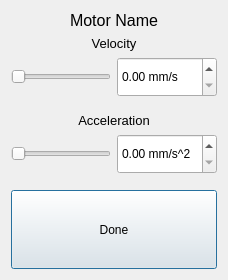
<?xml version="1.0" encoding="UTF-8"?>
<ui version="4.0">
 <class>motordialog</class>
 <widget class="QDialog" name="motordialog">
  <property name="geometry">
   <rect>
    <x>0</x>
    <y>0</y>
    <width>227</width>
    <height>280</height>
   </rect>
  </property>
  <property name="windowTitle">
   <string>motordialog</string>
  </property>
  <layout class="QVBoxLayout" name="verticalLayout_3">
   <item>
    <widget class="QLabel" name="motorLabel_2">
     <property name="font">
      <font>
       <pointsize>12</pointsize>
      </font>
     </property>
     <property name="text">
      <string>Motor Name</string>
     </property>
     <property name="alignment">
      <set>Qt::AlignCenter</set>
     </property>
    </widget>
   </item>
   <item>
    <layout class="QVBoxLayout" name="verticalLayout_2">
     <item>
      <widget class="QLabel" name="velocityLabel_2">
       <property name="font">
        <font>
         <pointsize>10</pointsize>
        </font>
       </property>
       <property name="text">
        <string>Velocity</string>
       </property>
       <property name="alignment">
        <set>Qt::AlignCenter</set>
       </property>
      </widget>
     </item>
     <item>
      <layout class="QHBoxLayout" name="horizontalLayout_2">
       <item>
        <widget class="QSlider" name="velocitySlider_2">
         <property name="minimumSize">
          <size>
           <width>100</width>
           <height>40</height>
          </size>
         </property>
         <property name="orientation">
          <enum>Qt::Horizontal</enum>
         </property>
        </widget>
       </item>
       <item>
        <widget class="QDoubleSpinBox" name="velocitySpin_2">
         <property name="minimumSize">
          <size>
           <width>100</width>
           <height>40</height>
          </size>
         </property>
         <property name="suffix">
          <string> mm/s</string>
         </property>
        </widget>
       </item>
      </layout>
     </item>
    </layout>
   </item>
   <item>
    <spacer name="verticalSpacer">
     <property name="orientation">
      <enum>Qt::Vertical</enum>
     </property>
     <property name="sizeType">
      <enum>QSizePolicy::Fixed</enum>
     </property>
     <property name="sizeHint" stdset="0">
      <size>
       <width>168</width>
       <height>10</height>
      </size>
     </property>
    </spacer>
   </item>
   <item>
    <layout class="QVBoxLayout" name="verticalLayout">
     <item>
      <widget class="QLabel" name="accelerationLabel_2">
       <property name="font">
        <font>
         <pointsize>10</pointsize>
        </font>
       </property>
       <property name="text">
        <string>Acceleration</string>
       </property>
       <property name="alignment">
        <set>Qt::AlignCenter</set>
       </property>
      </widget>
     </item>
     <item>
      <layout class="QHBoxLayout" name="horizontalLayout">
       <item>
        <widget class="QSlider" name="accelerationSlider_2">
         <property name="minimumSize">
          <size>
           <width>100</width>
           <height>40</height>
          </size>
         </property>
         <property name="orientation">
          <enum>Qt::Horizontal</enum>
         </property>
        </widget>
       </item>
       <item>
        <widget class="QDoubleSpinBox" name="accelerationSpin_2">
         <property name="minimumSize">
          <size>
           <width>100</width>
           <height>40</height>
          </size>
         </property>
         <property name="suffix">
          <string notr="true"> mm/s^2</string>
         </property>
        </widget>
       </item>
      </layout>
     </item>
    </layout>
   </item>
   <item>
    <spacer name="verticalSpacer_2">
     <property name="orientation">
      <enum>Qt::Vertical</enum>
     </property>
     <property name="sizeType">
      <enum>QSizePolicy::Fixed</enum>
     </property>
     <property name="sizeHint" stdset="0">
      <size>
       <width>168</width>
       <height>10</height>
      </size>
     </property>
    </spacer>
   </item>
   <item>
    <widget class="QPushButton" name="okButton">
     <property name="sizePolicy">
      <sizepolicy hsizetype="Minimum" vsizetype="Expanding">
       <horstretch>0</horstretch>
       <verstretch>0</verstretch>
      </sizepolicy>
     </property>
     <property name="text">
      <string>Done</string>
     </property>
    </widget>
   </item>
  </layout>
 </widget>
 <layoutdefault spacing="6" margin="11"/>
 <resources/>
 <connections/>
</ui>
